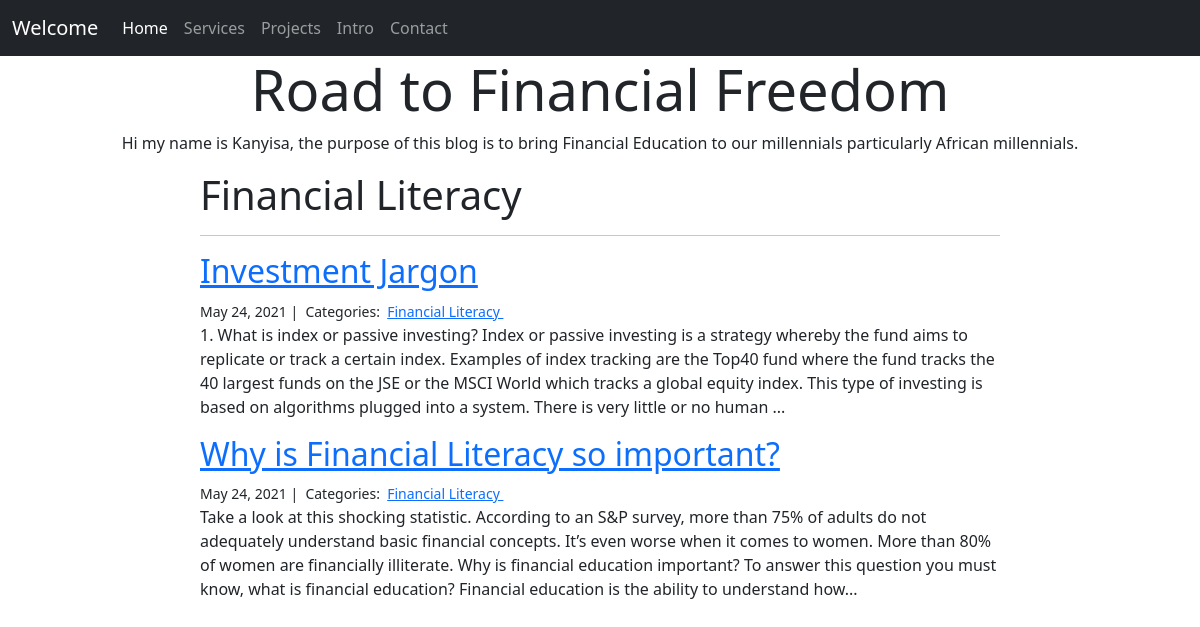
The page /blog/Financial Literacy/ on the database its author committed.
### blog/models.py (models this page shows, shortened)
class Category(models.Model):
  name = models.CharField(max_length=20)
  objects = models.Manager()

class Post(models.Model):
  title = models.CharField(max_length=255)
  body = models.TextField()
  created_on = models.DateTimeField(auto_now_add=True)
  last_modified = models.DateTimeField(auto_now=True)
  categories = models.ManyToManyField('Category', related_name='posts')
  objects = models.Manager()

### blog/views.py (the view)
# urls.py: path("<category>/", views.blog_category, name="blog_category"),
def blog_category(request, category):
  posts = Post.objects.filter(
    categories__name__contains=category
  ).order_by(
    '-created_on'
  )
  context = {
    "category": category,
    "posts": posts
  }
  return render(request, "blog_category.html", context)

### blog/templates/blog_category.html (shortened to what this page needs)
<!DOCTYPE html>
{% extends "base.html" %}
{% block page_content %}
<div class="jumbotron text-center">
  <h1 class="display-4 text-center">Road to Financial Freedom</h1>
  <p class="leadtext-center">Hi my name is Kanyisa, the purpose of this blog is to bring Financial Education to our millennials particularly African millennials.</p>
</div>
<div class="col-md-8 offset-md-2">
    <h1>{{ category | title }}</h1>
    <hr>
    {% for post in posts %}
        <h2><a href="{% url 'blog_detail' post.pk%}">{{ post.title }}</a></h2>
        <small>
            {{ post.created_on.date }} |&nbsp;
            Categories:&nbsp;
            {% for category in post.categories.all %}
            <a href="{% url 'blog_category' category.name %}">
                {{ category.name }}
            </a>&nbsp;
            {% endfor %}
        </small>
        <p>{{ post.body | slice:":400" }}...</p>
    {% endfor %}
</div>
{% endblock %}

### rows shown on the page
Category: name "Financial Literacy"
Post: title "Investment Jargon", created_on "May 24, 2021", body "1. What is index or passive investing? Index or passive investing is a strategy whereby the fund aims to replicate or track a certain index. Examples of index tracking are the Top40 fund where the fund tracks the 40 largest funds on the JSE or the MSCI World which tracks a global equity index. This type of investing is based on algorithms plugged into a system. There is very little or no human"
Post: title "Why is Financial Literacy so important?", created_on "May 24, 2021", body "Take a look at this shocking statistic. According to an S&P survey, more than 75% of adults do not adequately understand basic financial concepts. It’s even worse when it comes to women. More than 80% of women are financially illiterate. Why is financial education important? To answer this question you must know, what is financial education? Financial education is the ability to understand how"
